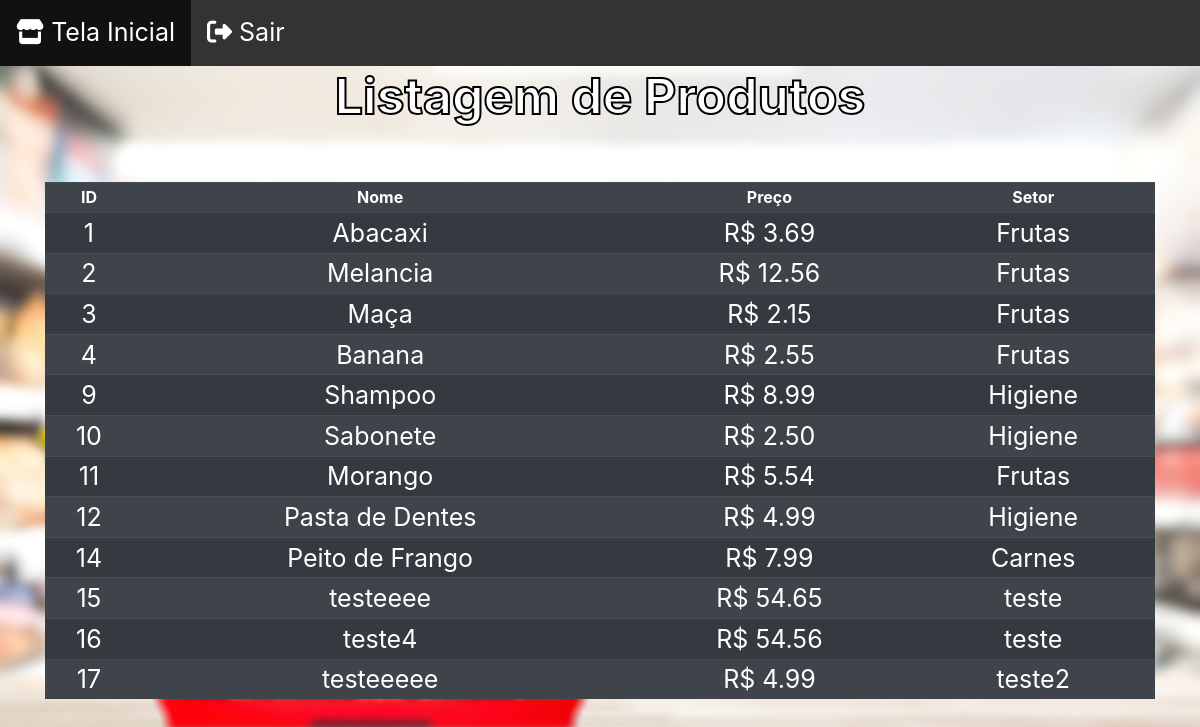
The app's page /view/Listagem.php (signed in), older data.
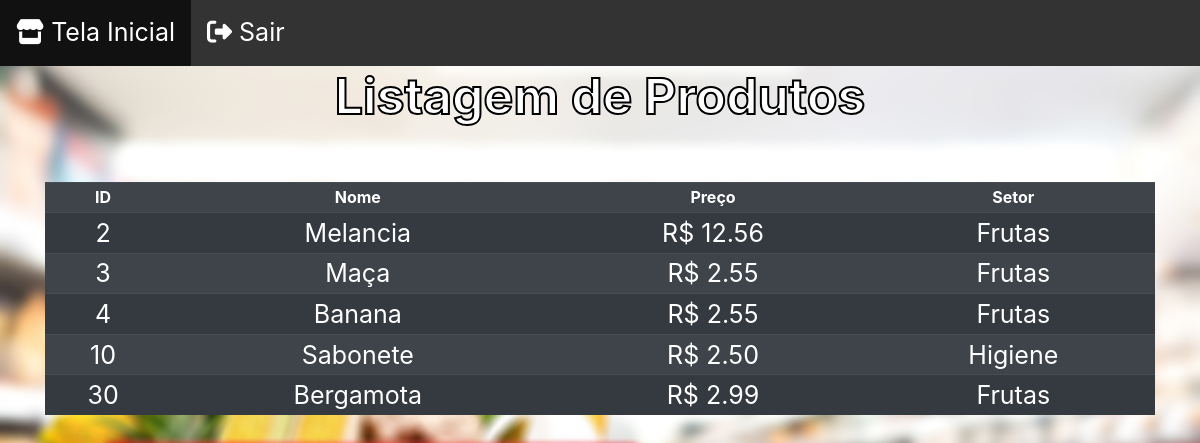
The same page, newer data.
### tables this page shows
CREATE TABLE `produtos` (
  `id` int(11) NOT NULL,
  `nome` varchar(50) NOT NULL,
  `preco` decimal(10,2) NOT NULL,
  `setor` varchar(50) NOT NULL
);

### Model/Conexao.php (called while the page is built)
<?php
    Class FabricaConexao extends PDO{
        private $dbn = "mysql:host=localhost;port=3306;dbname=mercado";
        private $usuario = "root";
        private $senha = "";
        private $handle = null;
        function __construct(){
            try{
                if($this->handle == null) {
                    $dbh = parent::__construct($this->dbn, $this->usuario ,$this->senha);
                    $this->handle = $dbh;
                    return $this->handle;
                }
            }
            catch(PDOException $e) {
                echo "Conexão falhou. Erro: " . $e->getMessage() . "\n";
                return false;
            }
        }
        function __destruct(){
            $this->handle = null;
        }
    }
?>

### Model/ProdutoDAO.php (called while the page is built, shortened)
<?php
class ProdutoDAO {
  public $p = null;
  public function __construct() {
    $this->p = new FabricaConexao();
    $this->p->exec("set names utf8");
  }
  public function Consultar($query=null) {
    try {
	  $items = array();
      if($query != null)
        $stmt = $this->p->query($query);
      else
        $stmt = $this->p->query("SELECT * FROM produtos");
	  while($registro = $stmt->fetch(PDO::FETCH_ASSOC, PDO::FETCH_ORI_NEXT))
	  {
	    $p = new Produto();
	    if(isset($registro["id"]))
	      $p->id = $registro["id"];
      if(isset($registro["nome"]))
	      $p->nome = $registro["nome"];
	    if(isset($registro["preco"]))
	      $p->preco = $registro["preco"];
      if(isset($registro["setor"]))
	      $p->setor = $registro["setor"];
	    $items[] = $p;
	  }
      return $items;
    }
	  catch(PDOException $e) {
      echo "Erro: ". $e->getMessage();
    }
  }
}
?>

### Model/Produto.php (called while the page is built, shortened)
<?php
class Produto {
  public function __get($propriedade) {
    return $this->$propriedade;
  }
}
?>

### Controller/ProdutoController.php (the view, shortened to what this page needs)
<?php
    require_once("../model/Conexao.php");
    require_once("../model/Produto.php");
    require_once("../model/ProdutoDAO.php");
    class ProdutoController{
        public function controlaConsulta($op) {
            $DAO = new ProdutoDAO();
            $lista = array();
            $numCol = 4;
            switch($op) {
            case 1:
            $lista = $DAO->Consultar();
            break;
            }
            if(count($lista) > 0) {
                for($i = 0; $i < count($lista); $i++) {
                    $id = $lista[$i]->id;
                    $nome = $lista[$i]->nome;
                    $preco = $lista[$i]->preco;
                    $setor = $lista[$i]->setor;
                    echo "<tr>";
                    echo "<td style=\"text-align: center;\">$id</td>";
                    echo "<td style=\"text-align: center;\">$nome</td>";
                    echo "<td style=\"text-align: center;\">R$ $preco</td>";
                    echo "<td style=\"text-align: center;\">$setor</td>";
                    echo "</tr>";
                }
            }
            else {
            echo "<tr>";
            echo "<td colspan=\"$numCol\">Nenhum registro encontrado!</td>";
            echo "</tr>";
            }
        }
    }
?>

### View/Listagem.php (shortened to what this page needs)
<?php
    include_once("../Model/Conexao.php");
?>
<html lang="pt-br">
    <head>
        <link rel="stylesheet" href="https://maxcdn.bootstrapcdn.com/bootstrap/4.5.2/css/bootstrap.min.css">
        <link rel="stylesheet" href="../Include/Estilos.css">
    </head>
    <body>
        <div id="menu">
		    <ul>
                <li ><a href="inicio.php"><i class="fas fa-store"></i> Tela Inicial</a></li>
                <li ><a href="logout.php"><i class="fas fa-sign-out-alt"></i> Sair</a></li>
		    </ul>
	    </div>
        <div class="container">
        <h1><b>Listagem de Produtos</b></h1>
        <br>
        <br>
        <table class='table table-dark table-striped table-sm'>
            <tr>
                <th style="text-align: center;">ID</th>
                <th style="text-align: center;">Nome</th>
                <th style="text-align: center;">Preço</th>
                <th style="text-align: center;">Setor</th>
            </tr>
        <?php
        include_once("../Controller/ProdutoController.php");
        $obj = new ProdutoController();
        $obj->controlaConsulta(1);
        ?>
        </table>
        </div>
    </body>
</html>

### Include/Estilos.css (style rules this page uses)
body { background-image: url("BGmercado.jpg"); background-repeat: no-repeat; background-attachment: fixed; background-size: cover; }
ul { list-style-type: none; margin: 0; padding: 0; overflow: hidden; background-color: #333; }
li { float: left; }
li a { display: block; color: white; text-align: center; padding: 14px 16px; text-decoration: none; }
h1 { text-align:center; font-size: 50px; color: #ffffff; -webkit-text-stroke-width: 2px; -webkit-text-stroke-color: #000; }
td { font-size: 25px; }
a { font-size: 25px; }

Row changes from the older to the newer data that the page shows:
removed produtos: id "1", nome "Abacaxi", preco "3.69", setor "Frutas"
removed produtos: id "9", nome "Shampoo", preco "8.99", setor "Higiene"
removed produtos: id "11", nome "Morango", preco "5.54", setor "Frutas"
removed produtos: id "12", nome "Pasta de Dentes", preco "4.99", setor "Higiene"
removed produtos: id "14", nome "Peito de Frango", preco "7.99", setor "Carnes"
removed produtos: id "15", nome "testeeee", preco "54.65", setor "teste"
removed produtos: id "16", nome "teste4", preco "54.56", setor "teste"
removed produtos: id "17", nome "testeeeee", preco "4.99", setor "teste2"
changed produtos "Maça": preco "2.15" → "2.55"
added produtos: id "30", nome "Bergamota", preco "2.99", setor "Frutas"
